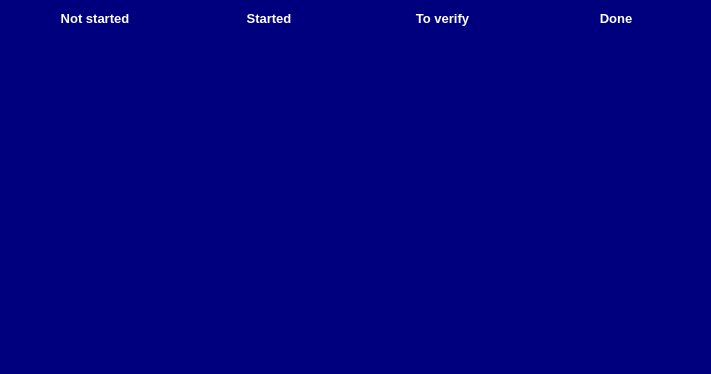
<?xml version="1.0" encoding="UTF-8"?>
<ui version="4.0">
 <class>ScrumboardWidget</class>
 <widget class="QWidget" name="ScrumboardWidget">
  <property name="geometry">
   <rect>
    <x>0</x>
    <y>0</y>
    <width>711</width>
    <height>374</height>
   </rect>
  </property>
  <property name="sizePolicy">
   <sizepolicy hsizetype="MinimumExpanding" vsizetype="MinimumExpanding">
    <horstretch>0</horstretch>
    <verstretch>0</verstretch>
   </sizepolicy>
  </property>
  <property name="minimumSize">
   <size>
    <width>0</width>
    <height>0</height>
   </size>
  </property>
  <property name="palette">
   <palette>
    <active>
     <colorrole role="WindowText">
      <brush brushstyle="SolidPattern">
       <color alpha="255">
        <red>255</red>
        <green>255</green>
        <blue>255</blue>
       </color>
      </brush>
     </colorrole>
     <colorrole role="Button">
      <brush brushstyle="SolidPattern">
       <color alpha="255">
        <red>0</red>
        <green>0</green>
        <blue>127</blue>
       </color>
      </brush>
     </colorrole>
     <colorrole role="Light">
      <brush brushstyle="SolidPattern">
       <color alpha="255">
        <red>0</red>
        <green>0</green>
        <blue>191</blue>
       </color>
      </brush>
     </colorrole>
     <colorrole role="Midlight">
      <brush brushstyle="SolidPattern">
       <color alpha="255">
        <red>0</red>
        <green>0</green>
        <blue>159</blue>
       </color>
      </brush>
     </colorrole>
     <colorrole role="Dark">
      <brush brushstyle="SolidPattern">
       <color alpha="255">
        <red>0</red>
        <green>0</green>
        <blue>63</blue>
       </color>
      </brush>
     </colorrole>
     <colorrole role="Mid">
      <brush brushstyle="SolidPattern">
       <color alpha="255">
        <red>0</red>
        <green>0</green>
        <blue>84</blue>
       </color>
      </brush>
     </colorrole>
     <colorrole role="Text">
      <brush brushstyle="SolidPattern">
       <color alpha="255">
        <red>255</red>
        <green>255</green>
        <blue>255</blue>
       </color>
      </brush>
     </colorrole>
     <colorrole role="BrightText">
      <brush brushstyle="SolidPattern">
       <color alpha="255">
        <red>255</red>
        <green>255</green>
        <blue>255</blue>
       </color>
      </brush>
     </colorrole>
     <colorrole role="ButtonText">
      <brush brushstyle="SolidPattern">
       <color alpha="255">
        <red>255</red>
        <green>255</green>
        <blue>255</blue>
       </color>
      </brush>
     </colorrole>
     <colorrole role="Base">
      <brush brushstyle="SolidPattern">
       <color alpha="255">
        <red>0</red>
        <green>0</green>
        <blue>0</blue>
       </color>
      </brush>
     </colorrole>
     <colorrole role="Window">
      <brush brushstyle="SolidPattern">
       <color alpha="255">
        <red>0</red>
        <green>0</green>
        <blue>127</blue>
       </color>
      </brush>
     </colorrole>
     <colorrole role="Shadow">
      <brush brushstyle="SolidPattern">
       <color alpha="255">
        <red>0</red>
        <green>0</green>
        <blue>0</blue>
       </color>
      </brush>
     </colorrole>
     <colorrole role="AlternateBase">
      <brush brushstyle="SolidPattern">
       <color alpha="255">
        <red>0</red>
        <green>0</green>
        <blue>63</blue>
       </color>
      </brush>
     </colorrole>
     <colorrole role="ToolTipBase">
      <brush brushstyle="SolidPattern">
       <color alpha="255">
        <red>255</red>
        <green>255</green>
        <blue>220</blue>
       </color>
      </brush>
     </colorrole>
     <colorrole role="ToolTipText">
      <brush brushstyle="SolidPattern">
       <color alpha="255">
        <red>0</red>
        <green>0</green>
        <blue>0</blue>
       </color>
      </brush>
     </colorrole>
    </active>
    <inactive>
     <colorrole role="WindowText">
      <brush brushstyle="SolidPattern">
       <color alpha="255">
        <red>255</red>
        <green>255</green>
        <blue>255</blue>
       </color>
      </brush>
     </colorrole>
     <colorrole role="Button">
      <brush brushstyle="SolidPattern">
       <color alpha="255">
        <red>0</red>
        <green>0</green>
        <blue>127</blue>
       </color>
      </brush>
     </colorrole>
     <colorrole role="Light">
      <brush brushstyle="SolidPattern">
       <color alpha="255">
        <red>0</red>
        <green>0</green>
        <blue>191</blue>
       </color>
      </brush>
     </colorrole>
     <colorrole role="Midlight">
      <brush brushstyle="SolidPattern">
       <color alpha="255">
        <red>0</red>
        <green>0</green>
        <blue>159</blue>
       </color>
      </brush>
     </colorrole>
     <colorrole role="Dark">
      <brush brushstyle="SolidPattern">
       <color alpha="255">
        <red>0</red>
        <green>0</green>
        <blue>63</blue>
       </color>
      </brush>
     </colorrole>
     <colorrole role="Mid">
      <brush brushstyle="SolidPattern">
       <color alpha="255">
        <red>0</red>
        <green>0</green>
        <blue>84</blue>
       </color>
      </brush>
     </colorrole>
     <colorrole role="Text">
      <brush brushstyle="SolidPattern">
       <color alpha="255">
        <red>255</red>
        <green>255</green>
        <blue>255</blue>
       </color>
      </brush>
     </colorrole>
     <colorrole role="BrightText">
      <brush brushstyle="SolidPattern">
       <color alpha="255">
        <red>255</red>
        <green>255</green>
        <blue>255</blue>
       </color>
      </brush>
     </colorrole>
     <colorrole role="ButtonText">
      <brush brushstyle="SolidPattern">
       <color alpha="255">
        <red>255</red>
        <green>255</green>
        <blue>255</blue>
       </color>
      </brush>
     </colorrole>
     <colorrole role="Base">
      <brush brushstyle="SolidPattern">
       <color alpha="255">
        <red>0</red>
        <green>0</green>
        <blue>0</blue>
       </color>
      </brush>
     </colorrole>
     <colorrole role="Window">
      <brush brushstyle="SolidPattern">
       <color alpha="255">
        <red>0</red>
        <green>0</green>
        <blue>127</blue>
       </color>
      </brush>
     </colorrole>
     <colorrole role="Shadow">
      <brush brushstyle="SolidPattern">
       <color alpha="255">
        <red>0</red>
        <green>0</green>
        <blue>0</blue>
       </color>
      </brush>
     </colorrole>
     <colorrole role="AlternateBase">
      <brush brushstyle="SolidPattern">
       <color alpha="255">
        <red>0</red>
        <green>0</green>
        <blue>63</blue>
       </color>
      </brush>
     </colorrole>
     <colorrole role="ToolTipBase">
      <brush brushstyle="SolidPattern">
       <color alpha="255">
        <red>255</red>
        <green>255</green>
        <blue>220</blue>
       </color>
      </brush>
     </colorrole>
     <colorrole role="ToolTipText">
      <brush brushstyle="SolidPattern">
       <color alpha="255">
        <red>0</red>
        <green>0</green>
        <blue>0</blue>
       </color>
      </brush>
     </colorrole>
    </inactive>
    <disabled>
     <colorrole role="WindowText">
      <brush brushstyle="SolidPattern">
       <color alpha="255">
        <red>0</red>
        <green>0</green>
        <blue>63</blue>
       </color>
      </brush>
     </colorrole>
     <colorrole role="Button">
      <brush brushstyle="SolidPattern">
       <color alpha="255">
        <red>0</red>
        <green>0</green>
        <blue>127</blue>
       </color>
      </brush>
     </colorrole>
     <colorrole role="Light">
      <brush brushstyle="SolidPattern">
       <color alpha="255">
        <red>0</red>
        <green>0</green>
        <blue>191</blue>
       </color>
      </brush>
     </colorrole>
     <colorrole role="Midlight">
      <brush brushstyle="SolidPattern">
       <color alpha="255">
        <red>0</red>
        <green>0</green>
        <blue>159</blue>
       </color>
      </brush>
     </colorrole>
     <colorrole role="Dark">
      <brush brushstyle="SolidPattern">
       <color alpha="255">
        <red>0</red>
        <green>0</green>
        <blue>63</blue>
       </color>
      </brush>
     </colorrole>
     <colorrole role="Mid">
      <brush brushstyle="SolidPattern">
       <color alpha="255">
        <red>0</red>
        <green>0</green>
        <blue>84</blue>
       </color>
      </brush>
     </colorrole>
     <colorrole role="Text">
      <brush brushstyle="SolidPattern">
       <color alpha="255">
        <red>0</red>
        <green>0</green>
        <blue>63</blue>
       </color>
      </brush>
     </colorrole>
     <colorrole role="BrightText">
      <brush brushstyle="SolidPattern">
       <color alpha="255">
        <red>255</red>
        <green>255</green>
        <blue>255</blue>
       </color>
      </brush>
     </colorrole>
     <colorrole role="ButtonText">
      <brush brushstyle="SolidPattern">
       <color alpha="255">
        <red>0</red>
        <green>0</green>
        <blue>63</blue>
       </color>
      </brush>
     </colorrole>
     <colorrole role="Base">
      <brush brushstyle="SolidPattern">
       <color alpha="255">
        <red>0</red>
        <green>0</green>
        <blue>127</blue>
       </color>
      </brush>
     </colorrole>
     <colorrole role="Window">
      <brush brushstyle="SolidPattern">
       <color alpha="255">
        <red>0</red>
        <green>0</green>
        <blue>127</blue>
       </color>
      </brush>
     </colorrole>
     <colorrole role="Shadow">
      <brush brushstyle="SolidPattern">
       <color alpha="255">
        <red>0</red>
        <green>0</green>
        <blue>0</blue>
       </color>
      </brush>
     </colorrole>
     <colorrole role="AlternateBase">
      <brush brushstyle="SolidPattern">
       <color alpha="255">
        <red>0</red>
        <green>0</green>
        <blue>127</blue>
       </color>
      </brush>
     </colorrole>
     <colorrole role="ToolTipBase">
      <brush brushstyle="SolidPattern">
       <color alpha="255">
        <red>255</red>
        <green>255</green>
        <blue>220</blue>
       </color>
      </brush>
     </colorrole>
     <colorrole role="ToolTipText">
      <brush brushstyle="SolidPattern">
       <color alpha="255">
        <red>0</red>
        <green>0</green>
        <blue>0</blue>
       </color>
      </brush>
     </colorrole>
    </disabled>
   </palette>
  </property>
  <property name="windowTitle">
   <string>Form</string>
  </property>
  <property name="autoFillBackground">
   <bool>true</bool>
  </property>
  <layout class="QGridLayout" name="gridLayout">
   <item row="0" column="0">
    <layout class="QHBoxLayout" name="horizontalLayout_2">
     <item>
      <layout class="QVBoxLayout" name="verticalLayout_5">
       <item>
        <widget class="QLabel" name="userStoriesLabel_2">
         <property name="sizePolicy">
          <sizepolicy hsizetype="Expanding" vsizetype="Preferred">
           <horstretch>0</horstretch>
           <verstretch>0</verstretch>
          </sizepolicy>
         </property>
         <property name="text">
          <string>&lt;html&gt;&lt;head/&gt;&lt;body&gt;&lt;p align=&quot;center&quot;&gt;&lt;span style=&quot; font-size:10pt; font-weight:600;&quot;&gt;Not started&lt;/span&gt;&lt;/p&gt;&lt;/body&gt;&lt;/html&gt;</string>
         </property>
        </widget>
       </item>
       <item>
        <widget class="LaneUI" name="NotStarted_2" native="true">
         <property name="sizePolicy">
          <sizepolicy hsizetype="Expanding" vsizetype="Expanding">
           <horstretch>0</horstretch>
           <verstretch>0</verstretch>
          </sizepolicy>
         </property>
        </widget>
       </item>
      </layout>
     </item>
     <item>
      <layout class="QVBoxLayout" name="verticalLayout_6">
       <item>
        <widget class="QLabel" name="todosLabel_2">
         <property name="sizePolicy">
          <sizepolicy hsizetype="Expanding" vsizetype="Preferred">
           <horstretch>0</horstretch>
           <verstretch>0</verstretch>
          </sizepolicy>
         </property>
         <property name="text">
          <string>&lt;html&gt;&lt;head/&gt;&lt;body&gt;&lt;p align=&quot;center&quot;&gt;&lt;span style=&quot; font-size:10pt; font-weight:600;&quot;&gt;Started&lt;/span&gt;&lt;/p&gt;&lt;/body&gt;&lt;/html&gt;</string>
         </property>
        </widget>
       </item>
       <item>
        <widget class="LaneUI" name="Started_2" native="true">
         <property name="sizePolicy">
          <sizepolicy hsizetype="Expanding" vsizetype="Expanding">
           <horstretch>0</horstretch>
           <verstretch>0</verstretch>
          </sizepolicy>
         </property>
        </widget>
       </item>
      </layout>
     </item>
     <item>
      <layout class="QVBoxLayout" name="verticalLayout_7">
       <item>
        <widget class="QLabel" name="wipLabel_2">
         <property name="sizePolicy">
          <sizepolicy hsizetype="Expanding" vsizetype="Preferred">
           <horstretch>0</horstretch>
           <verstretch>0</verstretch>
          </sizepolicy>
         </property>
         <property name="text">
          <string>&lt;html&gt;&lt;head/&gt;&lt;body&gt;&lt;p align=&quot;center&quot;&gt;&lt;span style=&quot; font-size:10pt; font-weight:600;&quot;&gt;To verify&lt;/span&gt;&lt;/p&gt;&lt;/body&gt;&lt;/html&gt;</string>
         </property>
        </widget>
       </item>
       <item>
        <widget class="LaneUI" name="ToVerify_2" native="true">
         <property name="sizePolicy">
          <sizepolicy hsizetype="Expanding" vsizetype="Expanding">
           <horstretch>0</horstretch>
           <verstretch>0</verstretch>
          </sizepolicy>
         </property>
        </widget>
       </item>
      </layout>
     </item>
     <item>
      <layout class="QVBoxLayout" name="verticalLayout_8">
       <item>
        <widget class="QLabel" name="verifyLabel_2">
         <property name="sizePolicy">
          <sizepolicy hsizetype="Expanding" vsizetype="Preferred">
           <horstretch>0</horstretch>
           <verstretch>0</verstretch>
          </sizepolicy>
         </property>
         <property name="text">
          <string>&lt;html&gt;&lt;head/&gt;&lt;body&gt;&lt;p align=&quot;center&quot;&gt;&lt;span style=&quot; font-size:10pt; font-weight:600;&quot;&gt;Done&lt;/span&gt;&lt;/p&gt;&lt;/body&gt;&lt;/html&gt;</string>
         </property>
        </widget>
       </item>
       <item>
        <widget class="LaneUI" name="Done_2" native="true">
         <property name="sizePolicy">
          <sizepolicy hsizetype="Expanding" vsizetype="Expanding">
           <horstretch>0</horstretch>
           <verstretch>0</verstretch>
          </sizepolicy>
         </property>
        </widget>
       </item>
      </layout>
     </item>
    </layout>
   </item>
  </layout>
 </widget>
 <customwidgets>
  <customwidget>
   <class>LaneUI</class>
   <extends>QWidget</extends>
   <header>laneui.h</header>
   <container>1</container>
  </customwidget>
 </customwidgets>
 <resources/>
 <connections/>
</ui>
